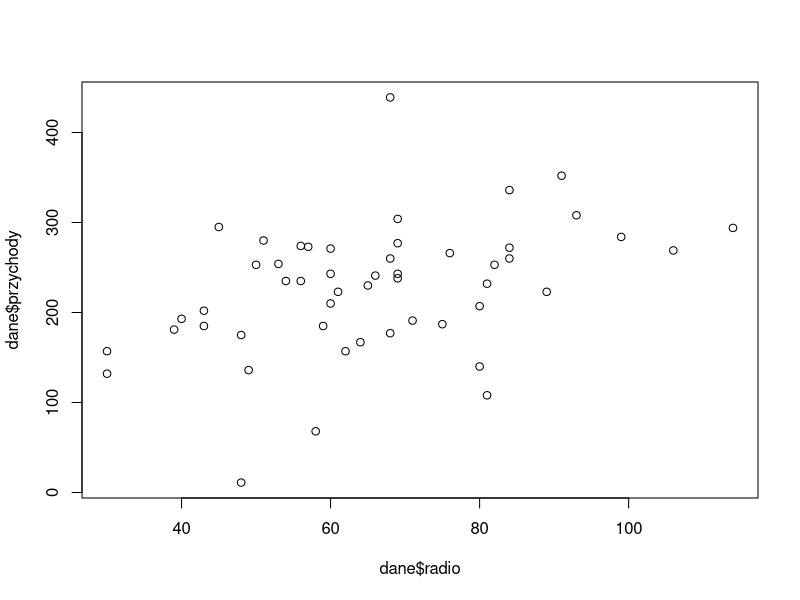
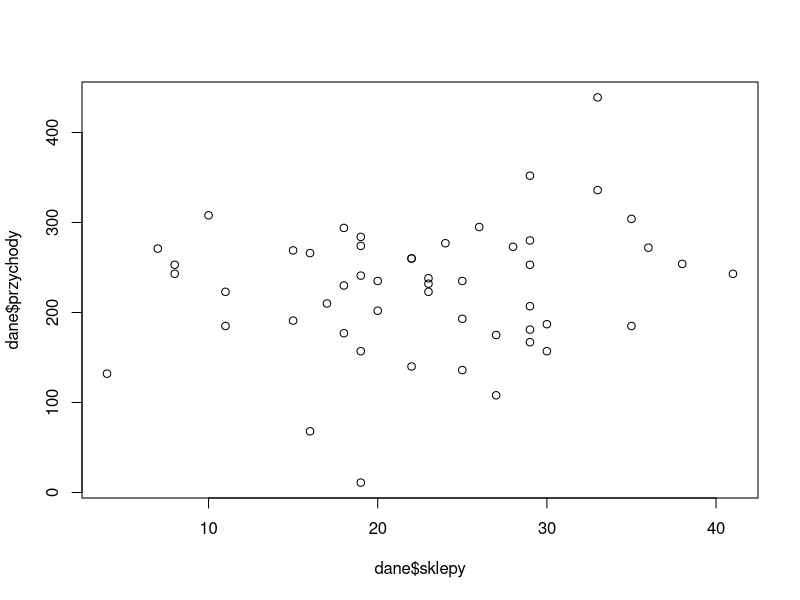
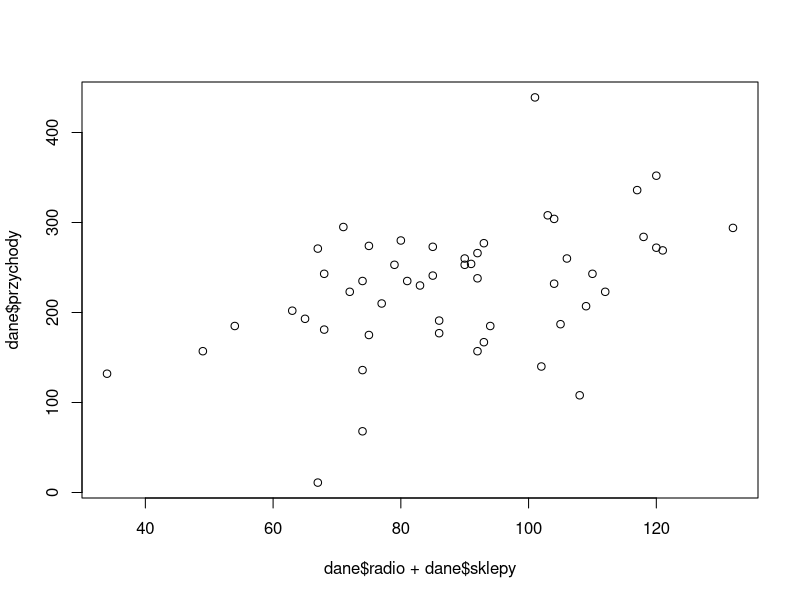

Reproduce these figures in R, in order.
(dane = data.frame(przychody=c(185,136,308,108,269,243,11,191,277,253,177,193,253,187,284,273,295,223,157,238,167,260,232,272,140,223,230,243,266,280,202,352,274,235,210,175,241,294,271,235,181,132,439,157,207,68,254,304,336,185,260),
                   radio=c(59,49,93,81,106,69,48,71,69,50,68,40,82,75,99,57,45,61,30,69,64,84,81,84,80,89,65,60,76,51,43,91,56,54,60,48,66,114,60,56,39,30,68,62,80,58,53,69,84,43,68), 
                   sklepy=c(35,25,10,27,15,41,19,15,24,29,18,25,8,30,19,28,26,11,19,23,29,22,23,36,22,23,18,8,16,29,20,29,19,20,17,27,19,18,7,25,29,4,33,30,29,16,38,35,33,11,22)))
plot(dane$radio,dane$przychody)
plot(dane$sklepy, dane$przychody)
plot(dane$radio+dane$sklepy, dane$przychody)